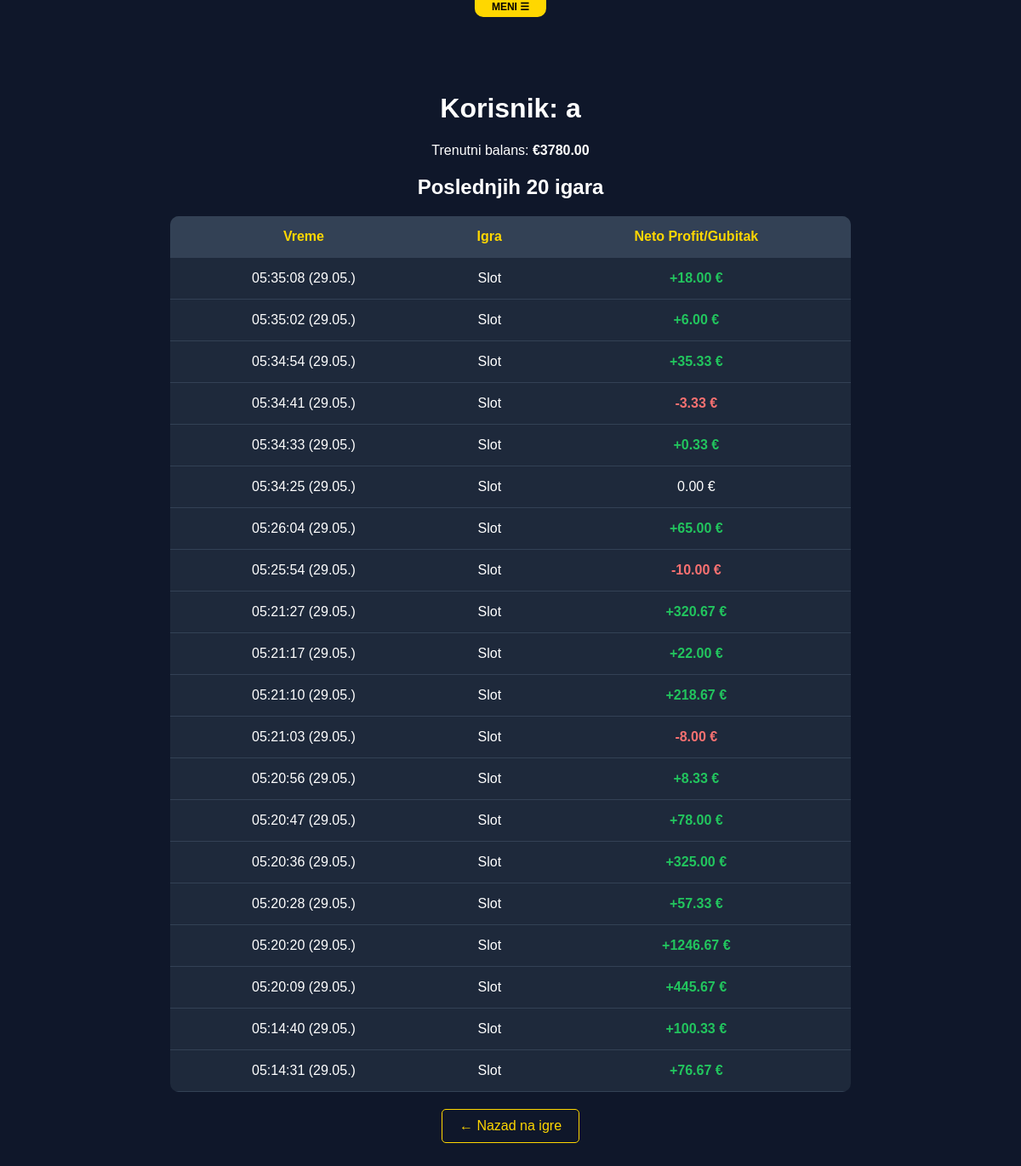
The app's page /profile (signed in) with its own data.
### server.py (models this page shows)
class User(UserMixin, db.Model):
    id = db.Column(db.Integer, primary_key=True)
    username = db.Column(db.String(100), unique=True, nullable=False)
    password = db.Column(db.String(100), nullable=False)
    balance = db.Column(db.Float, default=1000.0)

class GameHistory(db.Model):
    id = db.Column(db.Integer, primary_key=True)
    user_id = db.Column(db.Integer, db.ForeignKey('user.id'), nullable=False)
    game_name = db.Column(db.String(100), nullable=False)
    amount = db.Column(db.Float, nullable=False) # Pozitivno za dobitak, negativno za gubitak
    timestamp = db.Column(db.DateTime, default=db.func.current_timestamp())

### server.py (the view)
@app.route('/profile')
@login_required
def profile():
    history = GameHistory.query.filter_by(user_id=current_user.id).order_by(GameHistory.timestamp.desc()).limit(20).all()
    return render_template('profile.html', history=history)

### server.py (called while the page is built)
@login_manager.user_loader
def load_user(user_id):
    return User.query.get(int(user_id))

### templates/profile.html (shortened to what this page needs)
{% extends "base.html" %}
{% block content %}
    <div class="container">
        <h1>Korisnik: {{ current_user.username }}</h1>
        <p>Trenutni balans: <strong>€{{ "%.2f"|format(current_user.balance) }}</strong></p>
        <h2>Poslednjih 20 igara</h2>
        <table>
            <thead><tr><th>Vreme</th><th>Igra</th><th>Neto Profit/Gubitak</th></tr></thead>
            <tbody>
                {% for entry in history %}
                <tr>
                    <td>{{ entry.timestamp.strftime('%H:%M:%S (%d.%m.)') }}</td>
                    <td>{{ entry.game_name }}</td>
                    <td class="{{ 'win' if entry.amount > 0 else 'loss' if entry.amount < 0 else '' }}">
                        {{ "+" if entry.amount > 0 else "" }}{{ "%.2f"|format(entry.amount) }} €
                    </td>
                </tr>
                {% endfor %}
            </tbody>
        </table>
        <a href="/" class="back-link">← Nazad na igre</a>
    </div>
{% endblock %}

### templates/base.html (shortened to what this page needs)
<!DOCTYPE html>
<html lang="sr">
<head>
</head>
<body>
    <div class="nav-container">
        <div class="menu-hint" onclick="toggleNavMenu()">MENI ☰</div>
    </div>
    {% block content %}{% endblock %}
</body>
</html>

### templates/base.html (style rules this page uses)
.nav-container { position: fixed; top: -60px; left: 0; width: 100%; z-index: 1002; transition: top 0.3s ease; }
.menu-hint { position: absolute; bottom: -30px; left: 50%; transform: translateX(-50%); background: gold; color: black; padding: 5px 20px; border-radius: 0 0 10px 10px; font-size: 12px; font-weight: bold; cursor: pointer; }

### templates/profile.html (style rules this page uses)
body { background: #0f172a; color: white; font-family: sans-serif; text-align: center; padding: 80px 20px 50px; }
.container { max-width: 800px; margin: auto; }
table { width: 100%; border-collapse: collapse; margin-top: 20px; background: #1e293b; border-radius: 10px; overflow: hidden; }
th, td { padding: 15px; border-bottom: 1px solid #334155; text-align: center; }
th { background: #334155; color: gold; }
.win { color: #22c55e; font-weight: bold; }
.loss { color: #f87171; font-weight: bold; }
.back-link { display: inline-block; margin-top: 20px; color: gold; text-decoration: none; border: 1px solid gold; padding: 10px 20px; border-radius: 5px; }

### records on screen
User: username "a", balance "3780.00"
GameHistory: timestamp "05:35:08 (29.05.)", game_name "Slot", amount "+", amount "18.00"
GameHistory: timestamp "05:35:02 (29.05.)", game_name "Slot", amount "+", amount "6.00"
GameHistory: timestamp "05:34:54 (29.05.)", game_name "Slot", amount "+", amount "35.33"
GameHistory: timestamp "05:34:41 (29.05.)", game_name "Slot", amount "-3.33"
GameHistory: timestamp "05:34:33 (29.05.)", game_name "Slot", amount "+", amount "0.33"
GameHistory: timestamp "05:34:25 (29.05.)", game_name "Slot", amount "0.00"
GameHistory: timestamp "05:26:04 (29.05.)", game_name "Slot", amount "+", amount "65.00"
GameHistory: timestamp "05:25:54 (29.05.)", game_name "Slot", amount "-10.00"
GameHistory: timestamp "05:21:27 (29.05.)", game_name "Slot", amount "+", amount "320.67"
GameHistory: timestamp "05:21:17 (29.05.)", game_name "Slot", amount "+", amount "22.00"
GameHistory: timestamp "05:21:10 (29.05.)", game_name "Slot", amount "+", amount "218.67"
GameHistory: timestamp "05:21:03 (29.05.)", game_name "Slot", amount "-8.00"
GameHistory: timestamp "05:20:56 (29.05.)", game_name "Slot", amount "+", amount "8.33"
GameHistory: timestamp "05:20:47 (29.05.)", game_name "Slot", amount "+", amount "78.00"
GameHistory: timestamp "05:20:36 (29.05.)", game_name "Slot", amount "+", amount "325.00"
GameHistory: timestamp "05:20:28 (29.05.)", game_name "Slot", amount "+", amount "57.33"
GameHistory: timestamp "05:20:20 (29.05.)", game_name "Slot", amount "+", amount "1246.67"
GameHistory: timestamp "05:20:09 (29.05.)", game_name "Slot", amount "+", amount "445.67"
GameHistory: timestamp "05:14:40 (29.05.)", game_name "Slot", amount "+", amount "100.33"
GameHistory: timestamp "05:14:31 (29.05.)", game_name "Slot", amount "+", amount "76.67"
